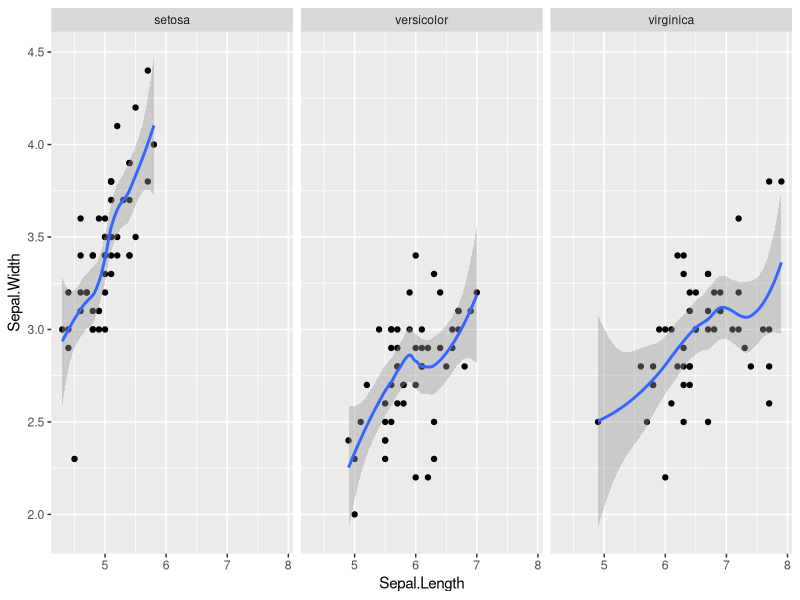
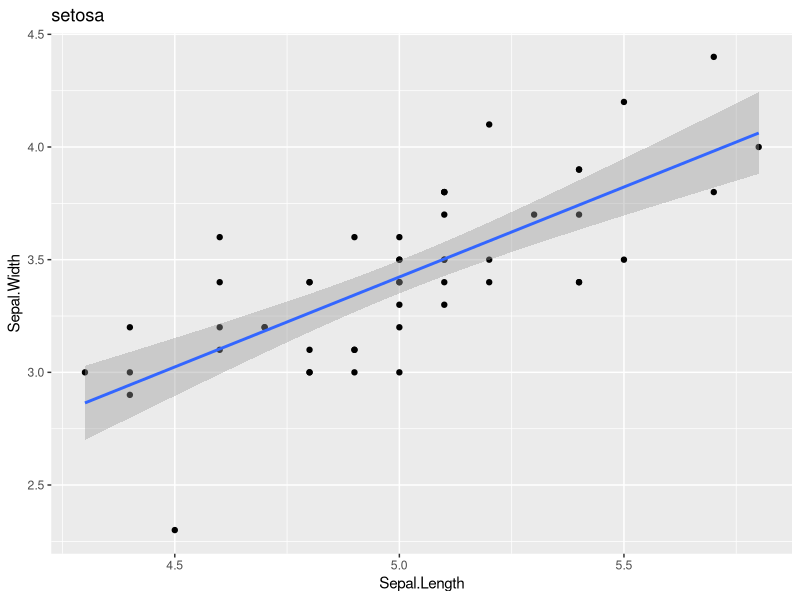
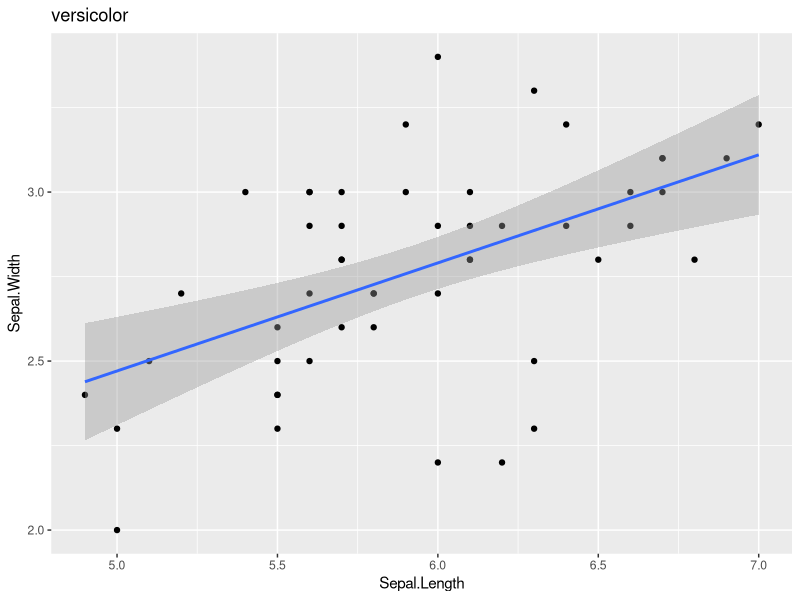
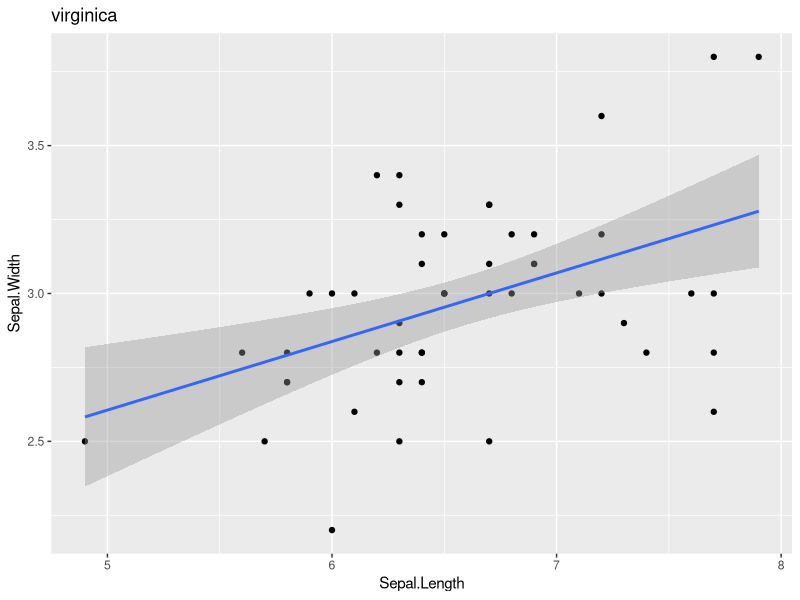
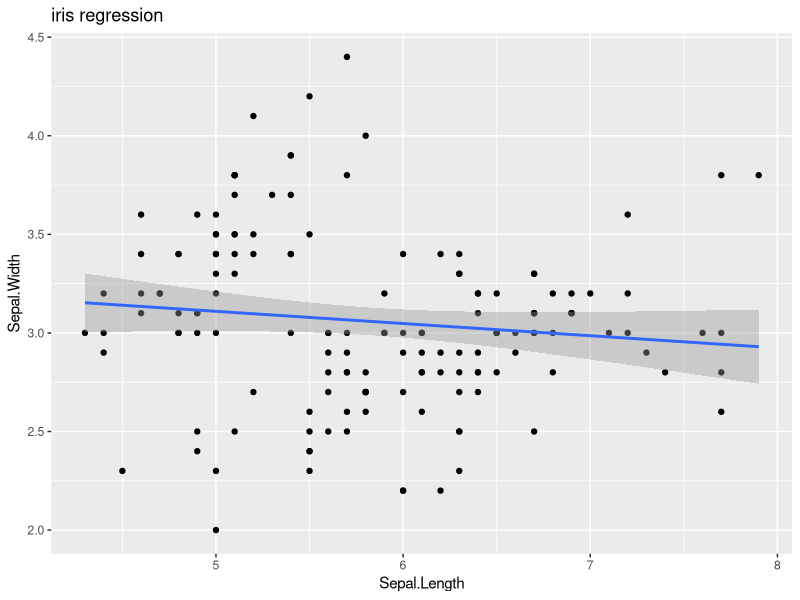

Recreate these plots in R, in order. (Note: this script raises an error after producing the figures.)
## ---- chunk 1
library(MASS)
library(tidyverse)
library(reshape2)

## ---- chunk 2
scottdata <- read.csv("scottdata/CognitionPaperFinalData.csv")
head(scottdata)
colnames(scottdata)

# standardize every "entropy" column using scale()

# without a loop
# scottdata$AllEntropy <- as.numeric(scale(scottdata$AllEntropy))
# scottdata$WithinEntropy <- as.numeric(scale(scottdata$WithinEntropy))
# scottdata$SegEntropy <- as.numeric(scale(scottdata$SegEntropy))
# scottdata$BiphoneEntropy <- as.numeric(scale(scottdata$AllEntropy))

# with a loop
entropy.columns <- c("AllEntropy", "WithinEntropy", "SegEntropy", "BiphoneEntropy")
for(column.name in entropy.columns) {
  scottdata[, column.name] <- as.numeric(scale(scottdata[, column.name]))
}

summary(scottdata[, entropy.columns])
sapply(scottdata[, entropy.columns], sd)

## ---- chunk 3
# use a loop to get several regression results, one for each species
my.iris <- iris

# "by hand", without a loop
lm.setosa <- lm(Sepal.Width ~ Sepal.Length, data = my.iris[my.iris$Species == "setosa", ])
lm.versicolor <- lm(Sepal.Width ~ Sepal.Length, data = my.iris[my.iris$Species == "versicolor", ])
lm.virginica <- lm(Sepal.Width ~ Sepal.Length, data = my.iris[my.iris$Species == "virginica", ])

# with a loop
all.species <- unique(as.character(my.iris$Species)) # could have used levels()
# all.species <- "some other value" # alternative

# set up container to "store" results
byspecies.results <- list()
length(byspecies.results) <- length(all.species)
names(byspecies.results) <- all.species

pdf("plots of regressions.pdf")
# loop over species names
# this.species <- "setosa" # "test case"
for(this.species in all.species) {
  # run the analysis, plug the results into the "results container"
  this.data <- my.iris[my.iris$Species == this.species, ]
  byspecies.results[[this.species]] <- 
    lm(Sepal.Width ~ Sepal.Length, data = this.data)
  
  print(ggplot(this.data, aes(Sepal.Length, Sepal.Width)) + geom_point() + 
    geom_smooth(method = "lm") + ggtitle(this.species))
  
}
dev.off()

length(byspecies.results)
class(byspecies.results[1])
class(byspecies.results[[1]])
summary(byspecies.results[[1]])
lapply(byspecies.results, summary)

ggplot(iris, aes(Sepal.Length, Sepal.Width)) + geom_point() + geom_smooth() + 
  facet_wrap(~ Species)

## ---- chunk 4

png("iris regression.png", height = 2, width = 2, units = "in", res = 300)
ggplot(iris, aes(Sepal.Length, Sepal.Width)) + geom_point() + 
    geom_smooth(method = "lm") + ggtitle("iris regression")
dev.off()

## ---- chunk 5
for(counter in list(iris$Sepal.Length, iris$Sepal.Width, iris$Petal.Length, iris$Petal.Width)) {
#  print(counter)
  print(length(counter))
  print(mean(counter))
}

for(column.name in colnames(iris)[1:4]) {
  print(mean(iris[, column.name]))
}

for(counter in 1:1000) { # pretend that counter == 843 is bad, we want to skip it
  if(counter %in% c(843)) {
    
  } else {
    # whole code block here
    print(counter)
  }
}

## ---- chunk 6
log(rnorm(10, 3, 1))

values <- rnorm(1e6, 3, 1)

# create results "container"
myresults <- vector()
length(myresults) <- length(values)

for(this.value in 1:length(values))  {
  myresults[this.value] <- log(values[this.value])
  if(is.na(myresults[this.value])) { break }
}
summary(myresults)

## ---- chunk 7
# with a loop
all.species <- unique(as.character(my.iris$Species)) 

# set up container to "store" results
byspecies.results <- list()
length(byspecies.results) <- length(all.species)
names(byspecies.results) <- all.species

# loop over species names
for(this.species in all.species) {
  this.data <- my.iris[my.iris$Species == this.species, ]
  byspecies.results[[this.species]] <- 
    lm(Sepal.Width ~ Sepal.Length, data = this.data)
}




## ---- chunk 8
x <- 1:10

x * 3 # "true" vectorization

x <- 1:1e6
system.time(y <- x * 3)

y2 <- vector(length = length(x))
system.time(for(i in x) {
  y2[i] <- x[i] * 3
})

## ---- chunk 9

# anonymous functions


## ---- chunk 10



## ---- chunk 11
mysleep <- sleep
mysleep.means <- group_by(mysleep, group) %>% summarize(mean = mean(extra), sd = sd(extra))
mysleep.means
summarize(mysleep, mean = mean(extra), sd = sd(extra))

## ---- chunk 12
mysleep$new <- mysleep$extra * 3
head(mysleep)
double.max(mysleep.wide$pre)

mysleep.wide <- mutate(mysleep.wide, newcol3 = double.max(c(pre, post)))
head(mysleep.wide)

mysleep.wide <- 
  rowwise(mysleep.wide) %>%
  mutate(newcol3 = double.max(c(pre, post))) # or newcol3 = max(pre, post) * 2
mysleep.wide

# dplyr with reshaping
mysleep.wide %>%
  gather(condition, extra.sleep, pre:post) %>%
  group_by(ID) %>%
  mutate(newcol4 = double.max(extra.sleep)) %>%
  spread(condition, extra.sleep)

## ---- chunk 13
# using the iris data, write code to:
# - run a t.test, and 
# - pull out the t, df, and p-value into a (one-row) data frame
my.iris <- iris
ttest.results <- t.test(my.iris[, "Sepal.Length"], my.iris[, "Sepal.Width"])
t.dval <- ttest.results$statistic
df.val <- ttest.results$parameter
p.val <- ttest.results$p.value

results.table <- data.frame(t = t.val,
                            df = df.val,
                            p.val = p.val)
results.table

# write the code to do the same thing, once for "setosa" and once for "versicolor"
ttest.results <- 
  t.test(my.iris[my.iris$Species == "setosa", "Sepal.Length"], 
         my.iris[my.iris$Species == "setosa", "Sepal.Width"])
t.val <- ttest.results$statistic
df.val <- ttest.results$parameter
p.val <- ttest.results$p.value

results.table <- data.frame(t = t.val,
                            df = df.val,
                            p.val = p.val)
results.table

# write a loop to go through all levels of Species
# 1. copy & paste 1-time code
# 2. find the place(s) where the code needs to vary in each loop
# 3. replace those varying places with a counter
# 4. set up the counter to iterate through the values you want
# 5. you may need to set up a results "container" where each loop will
#    add something
# 6. double-check stuff

all.species.names <- levels(my.iris$Species)
results.table <- data.frame(Species = all.species.names,
                            t = NA,
                            df = NA,
                            p.val = NA)
results.table
for(species.name in all.species.names) {
  ttest.results <- 
    t.test(my.iris[my.iris$Species == species.name, "Sepal.Length"], 
           my.iris[my.iris$Species == species.name, "Sepal.Width"])
  t.val <- ttest.results$statistic
  df.val <- ttest.results$parameter
  p.val <- ttest.results$p.value

  results.table[results.table$Species == species.name, 
                c("t", "df", "p.val")] <- c(t.val, df.val, p.val)
}
results.table

# write a function that will return the one-row data frame of results
get.ttest <- function(data, col1, col2) {
  # data is a data frame
  # col1 is a string that's a column name
  # col2 is a string that's another column name
  data <- as.data.frame(data)
  ttest.results <- t.test(data[, col1], data[, col2])
  t.val <- ttest.results$statistic
  df.val <- ttest.results$parameter
  p.val <- ttest.results$p.value
  
  results.table <- data.frame(t = t.val,
                              df = df.val,
                              p.val = p.val)
  results.table
}
# run the function on the overall iris data

get.ttest(data = my.iris, col1 = "Sepal.Width", col2 = "Sepal.Length")

# use group_by() and do() to get the results separately for each level of Species

my.byspecies.results <- group_by(my.iris, Species) %>%
  do(get.ttest(., col1 = "Sepal.Width", col2 = "Sepal.Length")) 

my.byspecies.results

debug(get.ttest)
# undebug(get.ttest)


group_by(my.iris, Species) %>%
  do(get.ttest(., col1 = "Petal.Width", col2 = "Petal.Length")) 

head(minpair)

group_by(minpair, Corpus) %>%
  do(get.ttest(., col1 = "WithinMinPairs", col2 = "BetweenMinPairs"))

## ---- chunk 14
myris <- iris
myris$plantID <- 1:nrow(myris)
myris <- gather(myris, myvariable, cm, 1:4)
myris <- separate(myris, myvariable, c("part", "dimension"), sep = "\\.")
myris$part <- as.factor(myris$part)
myris$dimension <- as.factor(myris$dimension)

head(myris)

# how many times now have we done this?
# why not make this a function?
clean.iris <- function(iris = iris) {
  library(tidyr)
  myris <- iris
  myris$plantID <- 1:nrow(myris)
  myris <- gather(myris, myvariable, cm, 1:4)
  myris <- separate(myris, myvariable, c("part", "dimension"), sep = "\\.")
  myris$part <- as.factor(myris$part)
  myris$dimension <- as.factor(myris$dimension)
  myris
}

myris2 <- clean.iris(iris)
identical(myris, myris2)

myris3 <- clean.iris(iris)

## ---- chunk 15
# run a regression 
library(tidyverse)
head(starwars)

lm.results <- lm(get("mass") ~ height, data = starwars)
lm.summary <- summary(lm.results)
lm.summary$coefficients
# extract the estimate, p-value, and adjusted r-squared
results.table <- data.frame(estimate = lm.results$coefficients[2],
                            p.val = lm.summary$coefficients[2, "Pr(>|t|)"],
                            adj.r2 = lm.summary$adj.r.squared) 
results.table                            

# loop version: loop over genders
# NOTE: some genders only have one or two characters, so collapsing those into an "other" category
my.starwars <- starwars
my.starwars$gender2 <- ifelse(my.starwars$gender %in% c("male", "female"), my.starwars$gender, "other")
xtabs(~ gender + gender2, my.starwars)
all.genders <- unique(my.starwars$gender2)
results.table <- data.frame(gender = all.genders,
                            estimate = NA,
                            p.val = NA,
                            adj.r2 = NA)
for(this.gender in all.genders) {
  lm.results <- lm(mass ~ height, data = my.starwars[my.starwars$gender2 == this.gender, ])
  lm.summary <- summary(lm.results)
  lm.summary$coefficients
  # extract the estimate, p-value, and adjusted r-squared
  results.table[results.table$gender == this.gender, c("estimate", "p.val", "adj.r2")] <- 
    data.frame(estimate = lm.results$coefficients[2],
               p.val = lm.summary$coefficients[2, "Pr(>|t|)"],
               adj.r2 = lm.summary$adj.r.squared) 
}
results.table

# make a function to do it once
get.lm.results <- function(data, DV, predictor) {
  lm.results <- lm(get(DV) ~ get(predictor), data = data)
  lm.summary <- summary(lm.results)
  lm.summary$coefficients
  # extract the estimate, p-value, and adjusted r-squared
  results.table <- data.frame(estimate = lm.results$coefficients[2],
                              p.val = lm.summary$coefficients[2, "Pr(>|t|)"],
                              adj.r2 = lm.summary$adj.r.squared) 
  results.table               
}

get.lm.results(my.starwars, "mass", "height")

# dplyr do() version
all.results <- group_by(my.starwars, gender2) %>%
  do(get.lm.results(., "mass", "height"))
all.results

## ---- chunk 16

# remember that R can look "up" into environments
arg1 <- 40:45

bad.double.max <- function(x) { # not a good idea
  output <- max(arg1) * 2  
  output
}

y <- 1:10
bad.double.max(y)

rm(arg1)

bad.double.max(y)
y

double.max <- function(x) {
  max(x) * 2  # ok, because it's a value
}

bad.double.max2 <- function(x) {
  output <- max(x) * 2  # not returning a value
}

bad.double.max2(1:10)

#double.max <- function(x) { max(x) * 2 }
#double.max <- function(x) max(x) * 2 


double.max <- function(x) {
  output <- max(x) * 2  
  print(environment())
  print(objects())
  cat("\nThis is an awesome function\n")
  print(output)
  return(NULL)
}

x <- double.max(1:10)
x

y
double.max <- function(x) {
  output <- max(x) * 2
  y <- 6
  output
}

double.max(1:10)
y

evil.double.max <- function(x) {
  output <- max(x) * 2
  y <<- 6
  output
}

evil.double.max(5:70)
y

rm(y)
set.seed(42)
rnorm(3)
rnorm(5)
x <- evil.double.max(rnorm(20))
x
y

## ---- chunk 17
# source("day9/anotherfunction.R")
## ---- chunk 18
my.analysis <- function() {
  library(dplyr)
  if(require(mice)) {
    print("run mice code")
  } else {
    print("run some alternative code")
  }   
}

my.analysis2 <- function() {
  library(dplyr)
  if(library(mice)) {  # throws an error
    print("run mice code")
  } else {
    print("run some alternative code")
  }   
}


mysleep <- sleep

my.pvals.v1 <- function(data) {
  test.results <- t.test(extra ~ group, data = data, paired = TRUE)
  pval <- test.results$p.value
  if (pval < .05) {
    output <- "p < .05, significant, thank god"
  } else {
    output <- paste("dammit, p is =", round(pval, 3))
  }
  output
}

my.pvals.v1(mysleep)
mysleep2 <- mysleep[-c(3, 17), ]
my.pvals.v1(mysleep2)
mysleep3 <- mysleep
colnames(mysleep3) <- c("time.sleep", "condition", "subject")
my.pvals.v1(mysleep3)
## ---- chunk 19
my.pvals.v2(mysleep3, DV = "time.sleep", factor = "condition")

my.pvals.v2 <- function(data, DV, factor) {
  
  data <- mysleep3
  DV <- "time.sleep"
  factor <- "condition"
  
  test.results <- t.test(DV ~ factor, data = data)
  pval <- test.results$p.value
  if (pval < .05) {
    output <- "p < .05, significant, thank god"
  } else {
    output <- paste("dammit, p is =", round(pval, 3))
  }
  output
  
  
  
}



## ---- chunk 20
my.pvals.v2(mysleep3, DV = "time.sleep", factor = "condition")

my.pvals.v2 <- function(data, DV, factor) {
  print(DV)
  test.results <- t.test(DV ~ factor, data = data)
  pval <- test.results$p.value
  if (pval < .05) {
    output <- "p < .05, significant, thank god"
  } else {
    output <- paste("dammit, p is =", round(pval, 3))
  }
  output
  
  
  
}


## ---- chunk 21
my.pvals.v2(mysleep3, DV = "time.sleep", factor = "condition")

my.pvals.v2 <- function(data, DV, factor) {
  #browser()
  test.results <- t.test(DV ~ factor, data = data)
  pval <- test.results$p.value
  if (pval < .05) {
    output <- "p < .05, significant, thank god"
  } else {
    output <- paste("dammit, p is =", round(pval, 3))
  }
  output  
}

debug(my.pvals.v2)
undebug(my.pvals.v2)

my.pvals.v3 <- function(data, my.formula) {
  #browser()
  test.results <- t.test(my.formula, data = data)
  pval <- test.results$p.value
  if (pval < .05) {
    output <- "p < .05, significant, thank god"
  } else {
    output <- paste("dammit, p is =", round(pval, 3))
  }
  output  
}

my.pvals.v3(mysleep3, time.sleep ~ condition)

my.pvals.v4 <- function(data, DV, factor) {
  formula.string <- paste(DV, "~", factor)
  my.formula <- as.formula(formula.string)
  test.results <- t.test(my.formula, data = data)
  pval <- test.results$p.value
  if (pval < .05) {
    output <- "p < .05, significant, thank god"
  } else {
    output <- paste("dammit, p is =", round(pval, 3))
  }
  output  
}

my.pvals.v4(mysleep3, DV = "time.sleep", factor = "condition")


## ---- chunk 22
my.pvals.v4 <- function(data, DV, factor) {
  if(!is.data.frame(data)) {
    stop("Please supply a data frame, dear user") # can use warning() as well, does not throw error
  }
  formula.string <- paste(DV, "~", factor)
  my.formula <- as.formula(formula.string)
  test.results <- t.test(my.formula, data = data)
  pval <- test.results$p.value
  if (pval < .05) {
    output <- "p < .05, significant, thank god"
  } else {
    output <- paste("dammit, p is =", round(pval, 3))
  }
  output  
}

my.pvals.v4(as.matrix(mysleep3), DV = "time.sleep", factor = "condition")


## ---- chunk 23
# generating random (uncorrelated) data

# code up "one time" analysis

# create "results container"

# adapt "one time" code into a loop


# analyze results

## ---- chunk 24
# generating correlated data with MASS package

# code up "one time" analysis

# create "results container"

# adapt "one time" code into a loop


# analyze results


## ---- chunk 25


